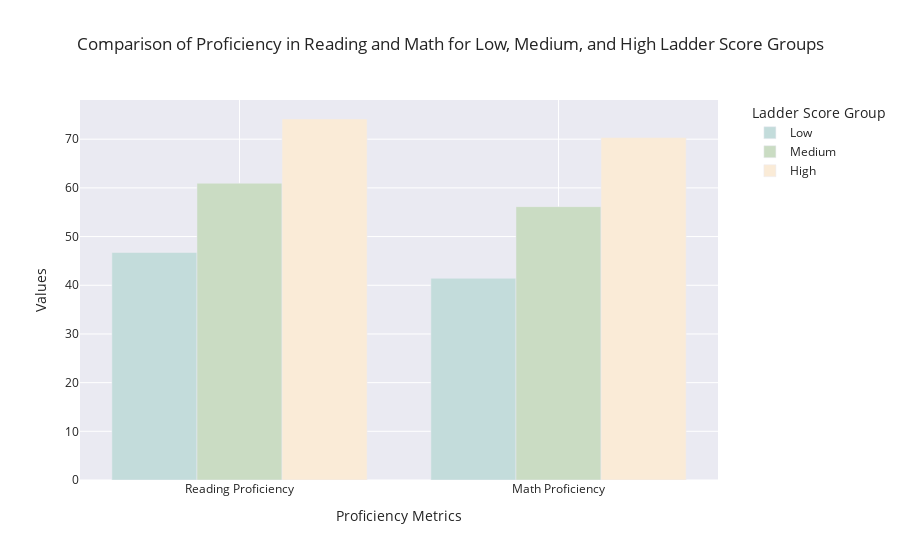

The cell this chart's notebook holds for it:
### Code cell
import pandas as pd
import plotly.express as px

# Load the dataset
file_path = 'filtered_global_education_world_happiness_average.csv'
df = pd.read_csv(file_path)

# Filter out countries with any zero values in the relevant columns
filtered_data = df[(df['Lower_Secondary_End_Proficiency_Reading'] != 0) & 
                   (df['Lower_Secondary_End_Proficiency_Math'] != 0)]

# Split the countries into three groups based on Ladder score using qcut
filtered_data['Ladder_Group'] = pd.qcut(filtered_data['Ladder score'], 3, labels=['Low', 'Medium', 'High'])

# Rename proficiency columns for better readability
filtered_data = filtered_data.rename(columns={
    'Lower_Secondary_End_Proficiency_Reading': 'Reading Proficiency',
    'Lower_Secondary_End_Proficiency_Math': 'Math Proficiency'
})

# Select only the proficiency columns for grouping
proficiency_cols = ['Reading Proficiency', 'Math Proficiency']
grouped_data = filtered_data.groupby('Ladder_Group')[proficiency_cols].mean().reset_index()

# Melt the data for easier plotting with plotly
melted_data = grouped_data.melt(id_vars='Ladder_Group', var_name='Proficiency Metric', value_name='Value')

# Create custom color mapping
custom_color_map = {'Low': '#C3DCDB', 'Medium': '#CADCC3', 'High': '#FAEBD7'}

# Create the bar plot using plotly express
fig = px.bar(melted_data, x='Proficiency Metric', y='Value', color='Ladder_Group', 
             barmode='group', title='Comparison of Proficiency in Reading and Math for Low, Medium, and High Ladder Score Groups',
             labels={'Value': 'Values', 'Proficiency Metric': 'Proficiency Metrics'},
             color_discrete_map=custom_color_map)

# Update layout for better aesthetics
fig.update_layout(
    xaxis_title='Proficiency Metrics',
    yaxis_title='Values',
    legend_title_text='Ladder Score Group',
    legend=dict(x=1.05, y=1, traceorder='normal'),
    template="seaborn"
)

# Show the figure
fig.show()

### Figure 1 — Plotly figure (JSON) as saved in the notebook; plotly's stock layout.template omitted (floating-point values rounded to 4 significant figures)
{"data": [{"alignmentgroup": "True", "hovertemplate": "Ladder_Group=Low<br>Proficiency Metrics=%{x}<br>Values=%{y}<extra></extra>", "legendgroup": "Low", "marker": {"color": "#C3DCDB", "pattern": {"shape": ""}}, "name": "Low", "offsetgroup": "Low", "orientation": "v", "showlegend": true, "textposition": "auto", "type": "bar", "x": ["Reading Proficiency", "Math Proficiency"], "xaxis": "x", "y": [46.74, 41.44], "yaxis": "y"}, {"alignmentgroup": "True", "hovertemplate": "Ladder_Group=Medium<br>Proficiency Metrics=%{x}<br>Values=%{y}<extra></extra>", "legendgroup": "Medium", "marker": {"color": "#CADCC3", "pattern": {"shape": ""}}, "name": "Medium", "offsetgroup": "Medium", "orientation": "v", "showlegend": true, "textposition": "auto", "type": "bar", "x": ["Reading Proficiency", "Math Proficiency"], "xaxis": "x", "y": [60.96, 56.15], "yaxis": "y"}, {"alignmentgroup": "True", "hovertemplate": "Ladder_Group=High<br>Proficiency Metrics=%{x}<br>Values=%{y}<extra></extra>", "legendgroup": "High", "marker": {"color": "#FAEBD7", "pattern": {"shape": ""}}, "name": "High", "offsetgroup": "High", "orientation": "v", "showlegend": true, "textposition": "auto", "type": "bar", "x": ["Reading Proficiency", "Math Proficiency"], "xaxis": "x", "y": [74.15, 70.33], "yaxis": "y"}], "layout": {"barmode": "group", "legend": {"title": {"text": "Ladder Score Group"}, "tracegroupgap": 0, "traceorder": "normal", "x": 1.05, "y": 1}, "title": {"text": "Comparison of Proficiency in Reading and Math for Low, Medium, and High Ladder Score Groups"}, "xaxis": {"anchor": "y", "domain": [0, 1], "title": {"text": "Proficiency Metrics"}}, "yaxis": {"anchor": "x", "domain": [0, 1], "title": {"text": "Values"}}}}
